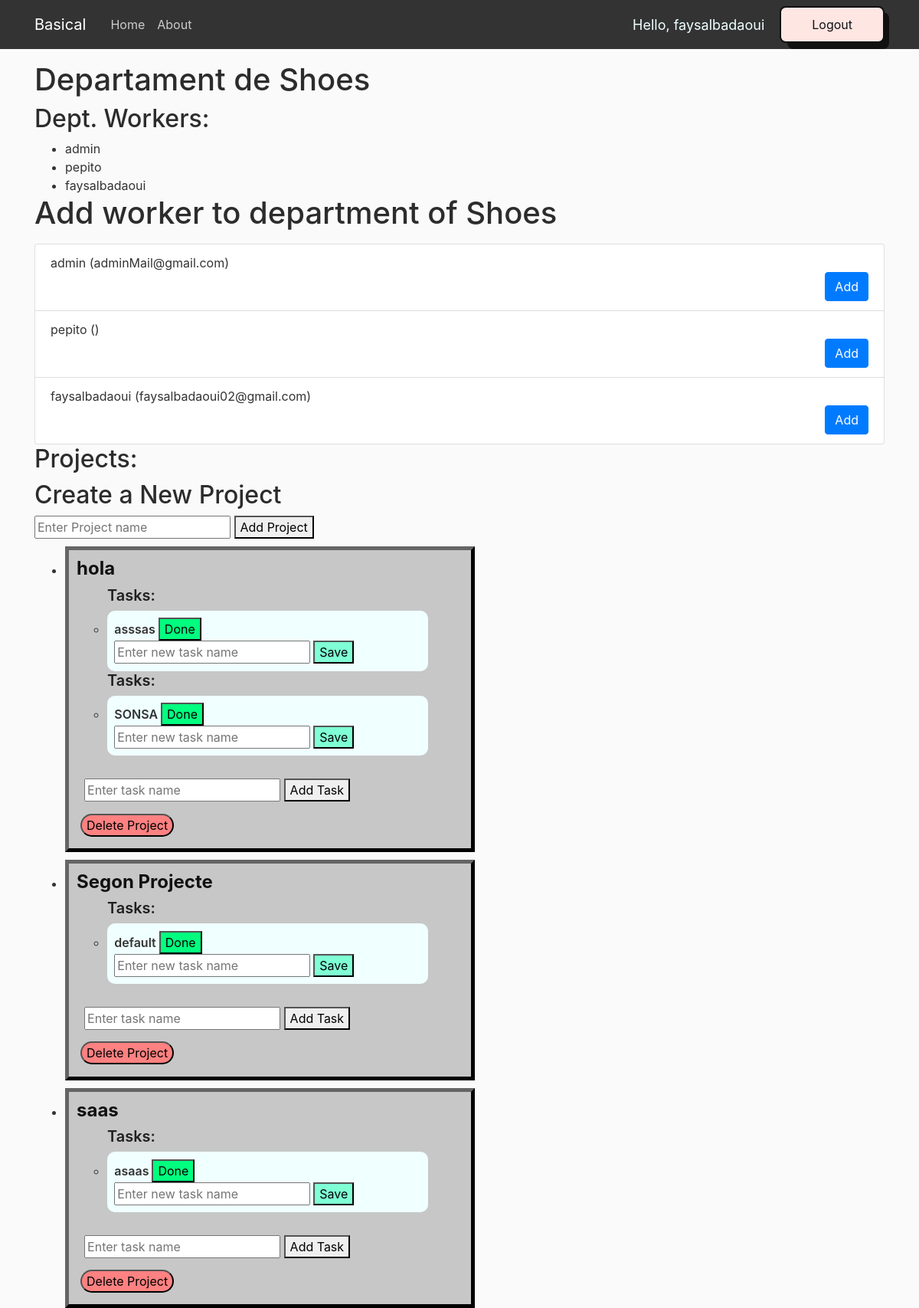
The app's page /company/1/department/1/ (signed in) with its own data.
### web/models.py (models this page shows, shortened)
class Department(models.Model):
    name = models.CharField(max_length=256)
    projects = models.ManyToManyField(Project)
    num_projects = models.IntegerField(default=0)
    admin = models.ForeignKey(User, on_delete=models.CASCADE, related_name="created_departments", default=User.objects.first().pk)
    users = models.ManyToManyField(User)
    num_users = models.IntegerField(default=0)

class Project(models.Model):
    name = models.CharField(max_length=256)
    tasks = models.ManyToManyField(Task)
    admin = models.ForeignKey(User, on_delete=models.CASCADE, related_name="created_projects", default=User.objects.first().pk)

class Task(models.Model):
    name = models.CharField(max_length=256)

### web/views.py (the view)
# urls.py: path('company/<int:company_id>/department/<int:department_id>/', views.department_detail, name='department_detail'),
def department_detail(request, department_id, company_id):
    department = get_object_or_404(Department, pk=department_id)
    company = get_object_or_404(Company, pk=company_id)
    return render(request, 'models/department_detail.html', {'department': department, 'company': company })

### web/templates/models/department_detail.html (shortened to what this page needs)
{% load static %}
<!DOCTYPE html>
<html>
    <head>
        <link rel="stylesheet" href="https://cdn.jsdelivr.net/npm/bootstrap@4.0.0/dist/css/bootstrap.min.css">
        <link rel="stylesheet" type="text/css" href="{% static 'web/home_css.css' %}">
    </head>
    <body>
        <header class="site-header">
            <nav class="navbar navbar-expand-md navbar-dark bg-steel fixed-top">
                <div class="container">
                    <a class="navbar-brand mr-4" href="/">Basical</a>
                    <div class="collapse navbar-collapse" id="navbarToggle">
                        <div class="navbar-nav mr-auto">
                            <a class="nav-item nav-link" href="/">Home</a>
                            <a class="nav-item nav-link" href="/about">About</a>
                        </div>
                        <div class="navbar-nav">
                            <span class="hello-msg">Hello, {{request.user}}</span>
                            <a href="/logout">
                                <button class="button-56" role="button">Logout</button>
                            </a>
                        </div>
                    </div>
                </div>
            </nav>
        </header>
        <div class="container">
            <h1>Departament de {{ department.name }}</h1>
            <h2>Dept. Workers:</h2>
            <ul>
            {% for user in department.users.all %}
                <li>{{ user.username }}</li>
            {% empty %}
                <p>No users found for this department.</p>
            {% endfor %}
            </ul>
            <h1>Add worker to department of {{ department.name }}</h1>
            <ul class="list-group mt-3">
                {% for user in company.workers.all %}
                <li class="list-group-item">
                    {{ user.username }} ({{ user.email }})
                    <form method="POST" action="{% url 'add_user_to_department' department_id=department.id %}">
                        <button type="submit" class="btn btn-primary float-right">Add</button>
                    </form>
                </li>
                {% endfor %}
            </ul>
            <h2>Projects:</h2>
            <h2>Create a New Project</h2>
            <form class="add-project-form" data-department-id="{{ department.id }}">
                <input type="text" name="project-name" placeholder="Enter Project name">
                <button type="submit">Add Project</button>
            </form>
            <ul>
                {% for project in department.projects.all %}
                    <li>
                        <div style="background-color: #c7c7c7; margin-top: 10px; width: 50%; padding: 10px; border-width: 5px; border-color: #111; border-style: outset;">
                            <h4 style="font-weight: 700; color: #111;">{{ project.name }}</h4>
                            {% if project.tasks.count > 0 %}
                                {% for task in project.tasks.all %}
                                <ul>
                                    <h5 style="font-weight: 600; color: #202020 ;">Tasks:</h5>
                                    <li style="font-weight: 600; background-color: azure; padding: 2%; width: 90%; border-radius: 10px;">
                                        {{ task.name }}
                                        <button style="background-color: springgreen;" class="delete-task" data-task-id="{{ task.id }}">Done</button>
                                        <div class="modify-task-input" style="display: block;">
                                        <input type="text" name="new-task-name" placeholder="Enter new task name">
                                        <button style="background-color: aquamarine;" class="save-modified-task" data-task-id="{{ task.id }}">Save</button>
                                        </div>
                                    </li>
                                </ul>
                                {% endfor %}
                            {% else %}
                                <p>No tasks found for this project.</p>
                            {% endif %}
                                <form style="margin: 2%; margin-top: 6%;" class="add-task-form" data-project-id="{{ project.id }}">
                                    <input type="text" name="task-name" placeholder="Enter task name">
                                    <button type="submit">Add Task</button>
                                </form>
                                {% if request.user == project.admin %}
                                    <button style="background-color: rgb(255, 129, 129); border-radius: 30px; margin: 1%;" class="delete-project" data-project-id="{{ project.id }}">Delete Project</button>
                                {% endif %}
                            {% empty %}
                                <p>No projects found for this department.</p>
                        </div>
                    </li>
                {% endfor %}
                {% block content %}
            </ul>
                {% endblock %}
        </div>
    </body>
</html>

### web/static/web/home_css.css (style rules this page uses)
body { background: #fafafa; color: #333333; margin-top: 5rem; }
h1, h2, h3, h4, h5, h6 { color: #2c2c2c; }
ul { margin: 0; }
.bg-steel { background-color: #333333; }
.site-header .navbar-nav .nav-link { color: #cccccc; }

### web/templates/models/department_detail.html (style rules this page uses)
.hello-msg { font-size: 18px; color: azure; margin-right: 20px; justify-self: center; align-self: center; }
.button-56 { align-items: center; background-color: #fee6e3; border: 2px solid #111; border-radius: 8px; box-sizing: border-box; color: #111; cursor: pointer; display: flex; font-family: Inter,sans-serif; font-size: 16px; height: 48px; justify-content: center; line-height: 24px; max-width: 100%; padding: 0 25px; position: relative; text-align: center; text-decoration: none; user-select: none; -webkit-user-select: none; touch-action: manipulation; }
.button-56:after { background-color: #111; border-radius: 8px; content: ""; display: block; height: 48px; left: 0; width: 100%; position: absolute; top: -2px; transform: translate(8px, 8px); transition: transform .2s ease-out; z-index: -1; }
@media (min-width: 768px) { .button-56 { padding: 0 40px; } }

### records on screen
Department: name "Shoes"
Project: name "hola"
Task: name "asssas"
Task: name "SONSA"
Project: name "Segon Projecte"
Task: name "default"
Project: name "saas"
Task: name "asaas"

### other values on screen
{{ request.user }} "faysalbadaoui"
{{ user.username }} "admin"
{{ user.username }} "pepito"
{{ user.username }} "faysalbadaoui"
{{ user.email }} "adminMail@gmail.com"
{{ user.email }} "faysalbadaoui02@gmail.com"
